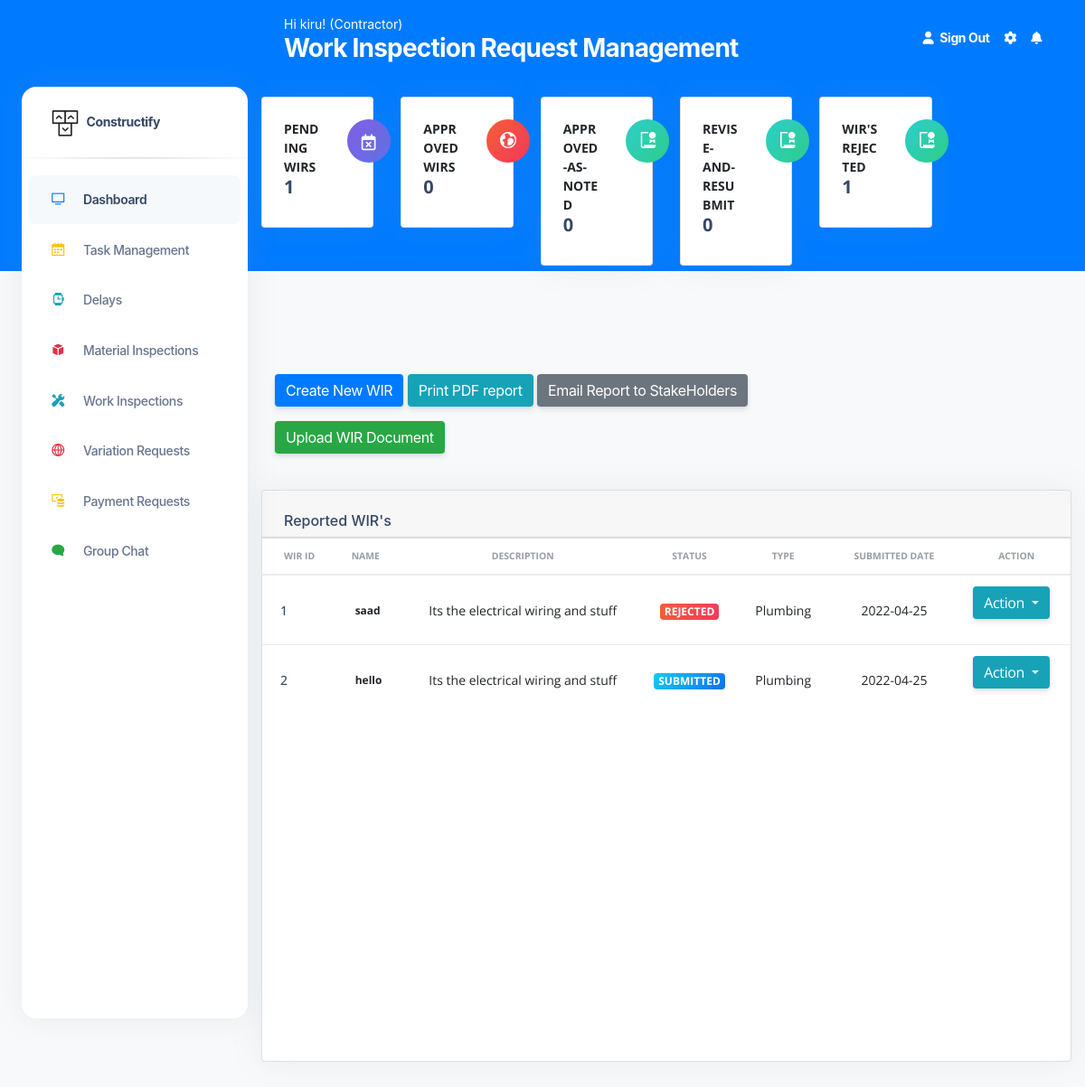
The page /WorkInspectionReqs (signed in) on the database its author committed.
### construct/models.py (models this page shows, shortened)
class User(db.Model, UserMixin):
    id = db.Column(db.Integer(), nullable=False, primary_key=True)
    username = db.Column(db.String(length=30), nullable=False, unique=True)
    email_address = db.Column(db.String(length=50),
                              nullable=False, unique=True)
    password_hash = db.Column(db.String(length=50),
                              nullable=False, unique=True)
    role = db.Column(db.String(length=30), nullable=False, unique=False)
    contact_number = db.Column(db.String(length=30), nullable=False, unique=False)
    @property
    def password(self):
        return self.password

class WorkInspectionRequests(db.Model):
    id = db.Column(db.Integer(), nullable=False, primary_key=True)
    type = db.Column(db.String(length=30), nullable=False)
    name = db.Column(db.String(length=30), nullable=False)
    description = db.Column(db.String(length=30), nullable=False)
    status = db.Column(db.String(length=30), nullable=True, default="Submitted")
    submitted_date = db.Column(db.String(length=30), nullable=False)

### construct/routes.py (the view)
@app.route("/WorkInspectionReqs", methods=['GET', 'POST'])
@login_required
def work_inspection_page():
    db.create_all()
    pending_wirs= WorkInspectionRequests.query.filter(WorkInspectionRequests.status == "Submitted").count()
    approved_wirs= WorkInspectionRequests.query.filter(WorkInspectionRequests.status == "Approved!").count()
    Approved_As_Noted_wirs= WorkInspectionRequests.query.filter(WorkInspectionRequests.status == "Approved-As-Noted").count()
    ReviseandReSubmit_wirs= WorkInspectionRequests.query.filter(WorkInspectionRequests.status == "Revise-and-ReSubmit").count()
    Rejected_wirs= WorkInspectionRequests.query.filter(WorkInspectionRequests.status == "Rejected").count()
    wir_list = WorkInspectionRequests.query.all()
    page_message="Work Inspection Request Management"
    if request.method == "GET":
        return render_template('WorkInspectionManagementPage.html',pending_wirs=pending_wirs,approved_wirs=approved_wirs,Approved_As_Noted_wirs=Approved_As_Noted_wirs,
        ReviseandReSubmit_wirs=ReviseandReSubmit_wirs,Rejected_wirs=Rejected_wirs,wir_list=wir_list,page_message=page_message )

### construct/models.py (called while the page is built)
@login_manager.user_loader
def load_user(user_id):
    return User.query.get(int(user_id))

### construct/templates/WorkInspectionManagementPage.html (shortened to what this page needs)
<!DOCTYPE html>
<html lang="en">
<head>
  <link href="{{ url_for('static', filename='assets')}}/css/nucleo-icons.css" rel="stylesheet" />
  <link href="{{ url_for('static', filename='assets')}}/css/nucleo-svg.css" rel="stylesheet" />
  <link href="{{ url_for('static', filename='assets')}}/css/nucleo-svg.css" rel="stylesheet" />
  <link id="pagestyle" href="{{ url_for('static', filename='assets')}}/css/argon-dashboard.css?v=2.0.2"
    rel="stylesheet" />
  <link rel="stylesheet" type="text/css"
    href="https://stackpath.bootstrapcdn.com/bootstrap/4.2.1/css/bootstrap.min.css">
</head>
{% include 'includes/GlobalSideNavbar.html' %}
<main class="main-content position-relative border-radius-lg ">
  {% include 'includes/GlobalNavbar.html' %}
  <div class="container-fluid py-4">
    <div class="row">
      <div class="col-xl-2 col-sm-6 mb-xl-0 mb-4">
        <div class="card">
          <div class="card-body p-4">
            <div class="row">
              <div class="col-8">
                <div class="numbers">
                  <p class="text-sm mb-0 text-uppercase font-weight-bold">Pending WIRs</p>
                  <h5 class="font-weight-bolder">
                    {{pending_wirs}}
                  </h5>
                </div>
              </div>
              <div class="col-4 text-end">
                <div class="icon icon-shape bg-gradient-primary shadow-primary text-center rounded-circle">
                  <i class="fa fa-calendar-times-o text-lg opacity-10" aria-hidden="true"></i>
                </div>
              </div>
            </div>
          </div>
        </div>
      </div>
      <div class="col-xl-2 col-sm-6 mb-xl-0 mb-4">
        <div class="card">
          <div class="card-body p-4">
            <div class="row">
              <div class="col-8">
                <div class="numbers">
                  <p class="text-sm mb-0 text-uppercase font-weight-bold">Approved WIRs</p>
                  <h5 class="font-weight-bolder">
                    {{approved_wirs}}
                  </h5>
                </div>
              </div>
              <div class="col-4 text-end">
                <div class="icon icon-shape bg-gradient-danger shadow-danger text-center rounded-circle">
                  <i class="ni ni-world text-lg opacity-10" aria-hidden="true"></i>
                </div>
              </div>
            </div>
          </div>
        </div>
      </div>
      <div class="col-xl-2 col-sm-6 mb-xl-0 mb-4">
        <div class="card">
          <div class="card-body p-4">
            <div class="row">
              <div class="col-8">
                <div class="numbers">
                  <p class="text-sm mb-0 text-uppercase font-weight-bold">Approved-As-Noted</p>
                  <h5 class="font-weight-bolder">
                    {{Approved_As_Noted_wirs}}
                  </h5>
                </div>
              </div>
              <div class="col-4 text-end">
                <div class="icon icon-shape bg-gradient-success shadow-success text-center rounded-circle">
                  <i class="ni ni-paper-diploma text-lg opacity-10" aria-hidden="true"></i>
                </div>
              </div>
            </div>
          </div>
        </div>
      </div>
      <div class="col-xl-2 col-sm-6 mb-xl-0 mb-4">
        <div class="card">
          <div class="card-body p-4">
            <div class="row">
              <div class="col-8">
                <div class="numbers">
                  <p class="text-sm mb-0 text-uppercase font-weight-bold">Revise-and-ReSubmit</p>
                  <h5 class="font-weight-bolder">
                    {{ReviseandReSubmit_wirs}}
                  </h5>
                </div>
              </div>
              <div class="col-4 text-end">
                <div class="icon icon-shape bg-gradient-success shadow-success text-center rounded-circle">
                  <i class="ni ni-paper-diploma text-lg opacity-10" aria-hidden="true"></i>
                </div>
              </div>
            </div>
          </div>
        </div>
      </div>
      <div class="col-xl-2 col-sm-6 mb-xl-0 mb-4">
        <div class="card">
          <div class="card-body p-4">
            <div class="row">
              <div class="col-8">
                <div class="numbers">
                  <p class="text-sm mb-0 text-uppercase font-weight-bold">WIR's Rejected</p>
                  <h5 class="font-weight-bolder">
                    {{Rejected_wirs}}
                  </h5>
                </div>
              </div>
              <div class="col-4 text-end">
                <div class="icon icon-shape bg-gradient-success shadow-success text-center rounded-circle">
                  <i class="ni ni-paper-diploma text-lg opacity-10" aria-hidden="true"></i>
                </div>
              </div>
            </div>
          </div>
        </div>
      </div>
    </div>
  </div>
  <br><br><br><br>
 <div class="col-10">
    <div class="container">
      <div class="row">
        <div class="col text-left">
         {% if current_user.role == 'Contractor' %}
          <a href="{{url_for('WIRCreate')}}" class="btn btn-primary" role="button" aria-disabled="true"
            target="_blank">Create New WIR</a>
       {% endif %}
                <a href="{{url_for('WIRPdfGeneration')}}" class="btn btn-info" role="button" aria-disabled="true"
           target="_blank">Print PDF report</a>
               <a href="{{url_for('WIRPdfGeneration')}}?needs_to_be_emailed=Yes" class="btn btn-secondary" role="button" aria-disabled="true"
            target="_blank">Email Report to StakeHolders</a>
               {% if current_user.role == 'Contractor' %}
          <a href="{{url_for('WIRDocumentUploadPage')}}" class="btn btn-success" role="button" aria-disabled="true"
            target="_blank">Upload WIR Document</a>
          {% endif %}
        </div>
      </div>
    </div>
  </div>
  <div class="container-fluid py-4">
    <div class="row">
      <div class="col-12">
        <div class="card mb-4">
          <div class="card-header pb-0">
            <h6>Reported WIR's</h6>
          </div>
          <div class="card-body px-0 pt-0 pb-10">
            <div class="table-responsive p-0">
              <table class="table align-items-center mb-10">
                <thead>
                  <tr>
                    <th class="text-uppercase text-secondary text-xxs font-weight-bolder opacity-7">WIR ID</th>
                    <th class="text-uppercase text-secondary text-xxs font-weight-bolder opacity-7 ps-2">Name</th>
                    <th class="text-center text-uppercase text-secondary text-xxs font-weight-bolder opacity-7">Description</th>
                    <th class="text-center text-uppercase text-secondary text-xxs font-weight-bolder opacity-7">Status</th>
                    <th class="text-center text-uppercase text-secondary text-xxs font-weight-bolder opacity-7">Type</th>
                    <th class="text-center text-uppercase text-secondary text-xxs font-weight-bolder opacity-7">Submitted Date</th>
                    <th class="text-center text-uppercase text-secondary text-xxs font-weight-bolder opacity-7">Action</th>
                  </tr>
                </thead>
                <tbody>
                  {% for wir in wir_list %}
                  <tr>
                    <td>
                      <div class="d-flex px-2 py-1">
                        <div class="d-flex flex-column justify-content-center">
                          <h6 class="mb-0 text-sm">{{wir.id}}</h6>
                        </div>
                      </div>
                    </td>
                    <td>
                      <p class="text-xs font-weight-bold mb-0">{{wir.name}}</p>
                    </td>
                    <td class="align-middle text-center text-sm">
                      <p class="mb-0 text-sm">{{wir.description}}</p>
                    </td>
                    {% if 'Rejected' in wir.status %}
                    <td class="align-middle text-center">
                      <span class="badge badge-sm bg-gradient-danger">{{wir.status}}</span>
                    </td>
                    {% endif %}
                    {% if 'Submitted' in wir.status %}
                    <td class="align-middle text-center">
                      <span class="badge badge-sm bg-gradient-info">{{wir.status}}</span>
                    </td>
                    {% endif %}
                    <td class="align-middle text-center text-sm">
                      <p class="mb-0 text-sm">{{wir.type}}</p>
                    </td>
                    <td class="align-middle text-center">
                      <p class="mb-0 text-sm">{{wir.submitted_date}}</p>
                    </td>
                    <td class="align-middle">
                          <div class="btn-group">
                      <button type="button" class="btn btn-info dropdown-toggle" data-toggle="dropdown"
                          aria-haspopup="true" aria-expanded="false">
                         Action
                        </button>
                      </div>
                    </td>
                  </tr>
                  {% endfor %}
                </tbody>
              </table>
            </div>
          </div>
        </div>
      </div>
    </div>
  </div>
  </body>
</html>

### construct/templates/includes/GlobalNavbar.html (shortened to what this page needs)
<nav class="navbar navbar-main navbar-expand-lg px-0 mx-4 shadow-none border-radius-xl " id="navbarBlur" data-scroll="false">
    <div class="container-fluid py-1 px-3">
      <nav aria-label="breadcrumb">
        <ol class="breadcrumb bg-transparent mb-0 pb-0 pt-1 px-0 me-sm-6 me-5">
          <li class="breadcrumb-item text-sm text-white active" aria-current="page">Hi {{current_user.username}}! ({{current_user.role}}) </li>
        </ol>
        <h3 class="font-weight-bolder text-white mb-0"> {{page_message}}</h3>
      </nav>
        <ul class="navbar-nav  justify-content-end">
          <li class="nav-item d-flex align-items-left">
            <a href="{{url_for('logout_page')}}" class="nav-link text-white font-weight-bold px-0">
              <i class="fa fa-user me-sm-1"></i>
              <span class="d-sm-inline d-none">Sign Out</span>
            </a>
          </li>
          <li class="nav-item px-3 d-flex align-items-center">
            <a href="javascript:;" class="nav-link text-white p-0">
              <i class="fa fa-cog fixed-plugin-button-nav cursor-pointer"></i>
            </a>
          </li>
          <li class="nav-item dropdown pe-2 d-flex align-items-center">
            <a href="javascript:;" class="nav-link text-white p-0" id="dropdownMenuButton" data-bs-toggle="dropdown" aria-expanded="false">
              <i class="fa fa-bell cursor-pointer"></i>
            </a>
          </li>
        </ul>
      </div>
  </nav>

### construct/static/assets/css/nucleo-svg.css (style rules this page uses)
.icon { display: inline-block; color: #111111; height: 1em; width: 1em; }
.icon { fill: currentColor; stroke: none; }

### rows shown on the page
User: username "kiru", role "Contractor"
WorkInspectionRequests: id "1", name "saad", description "Its the electrical wiring and stuff", status "REJECTED", type "Plumbing", submitted_date "2022-04-25"
WorkInspectionRequests: id "2", name "hello", description "Its the electrical wiring and stuff", status "SUBMITTED", type "Plumbing", submitted_date "2022-04-25"

### other values the page prints
{{ page_message }} "Work Inspection Request Management"
{{ pending_wirs }} "1"
{{ approved_wirs }} "0"
{{ Approved_As_Noted_wirs }} "0"
{{ ReviseandReSubmit_wirs }} "0"
{{ Rejected_wirs }} "1"
